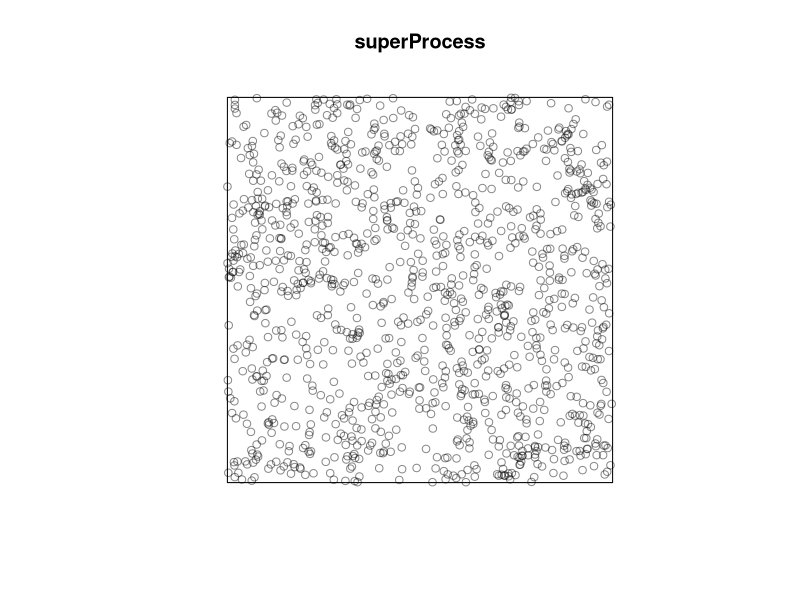
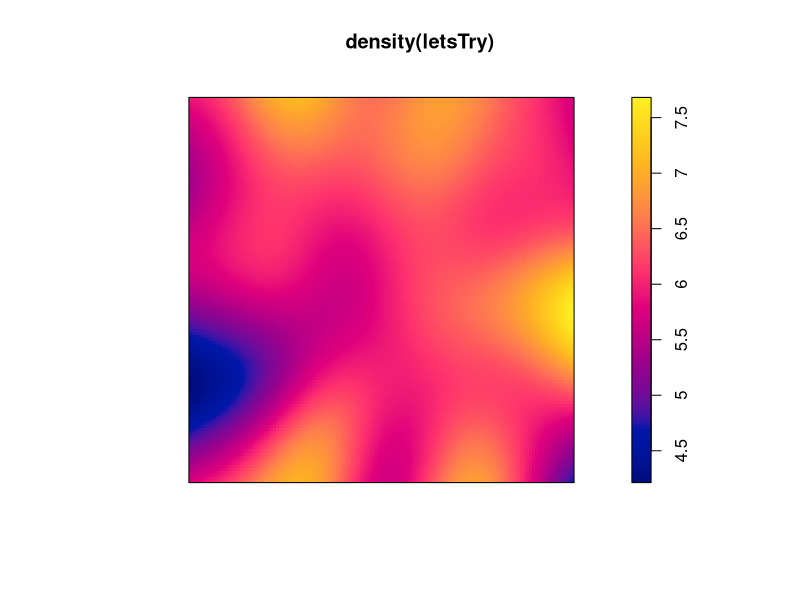
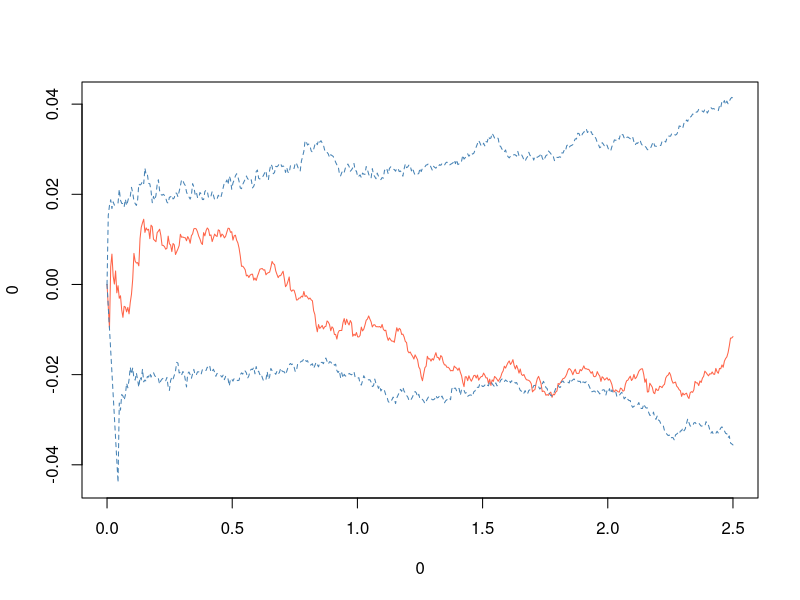
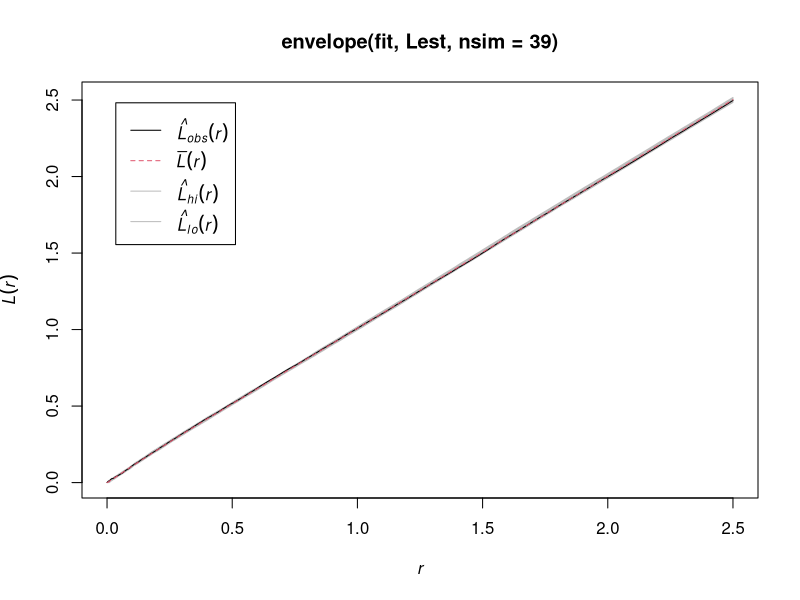

Recreate these plots in R, in order. (Note: this script raises an error after producing the figures.)
library(spatstat)
poissonProcess <- rpoispp(6, win = owin(c(0, 10), c(0, 10)))
thomasProcess <- rThomas(kappa = 2, scale = 0.2, mu = 3, win = owin(c(0, 10), c(0, 10)))
superProcess <- superimpose(poissonProcess, thomasProcess)
plot(superProcess)

genRetProbs <- function(X, rho){
  rho/density(X)
}

genRetProbs(superProcess, 6)
letsTry <- rthin(X = superProcess, genRetProbs(X = superProcess, 6))
plot(density(letsTry))

letsTryL <- Lest(letsTry, correction = "border")
myEnvelope <- envelope(letsTry, Lest, nsim = 1000)

plot(x = 0, y = 0, xlim = c(0, 2.5), ylim = c(min(myEnvelope$lo - myEnvelope$r),
                                              max(myEnvelope$hi - myEnvelope$r)), type = "n")
lines(letsTryL$bord - letsTryL$r ~ letsTryL$r, type = 'l', col = "tomato")
lines(myEnvelope$lo - myEnvelope$r ~ myEnvelope$r, lty =2, col = "steelblue")
lines(myEnvelope$hi - myEnvelope$r ~ myEnvelope$r, lty = 2, col = "steelblue")

##

fit <- kppm(superProcess, ~1, "Thomas")

plot(envelope(fit, Lest, nsim = 39))

#If we thin again, do things get better? Answer: Nope, we just get into
#a different issue. This is because then simple retention probabilities generator
#assumes a constant rho. However, the thinning probabilities get smaller than 6
#I might be able to fix this by doing a max between the two things. I'll test that
#out some vectorisation stuff in the console beforehand.
letsTry <- rthin(X = letsTry, genRetProbs(X = letsTry, 6))
plot(density(letsTry))

letsTryL <- Lest(letsTry, correction = "border")
myEnvelope <- envelope(letsTry, Lest, nsim = 1000)

plot(letsTryL$bord - letsTryL$r ~ letsTryL$r, type = 'l')
lines(myEnvelope$lo - myEnvelope$r ~ myEnvelope$r, lty =2)
lines(myEnvelope$hi - myEnvelope$r ~ myEnvelope$r, lty = 2)
